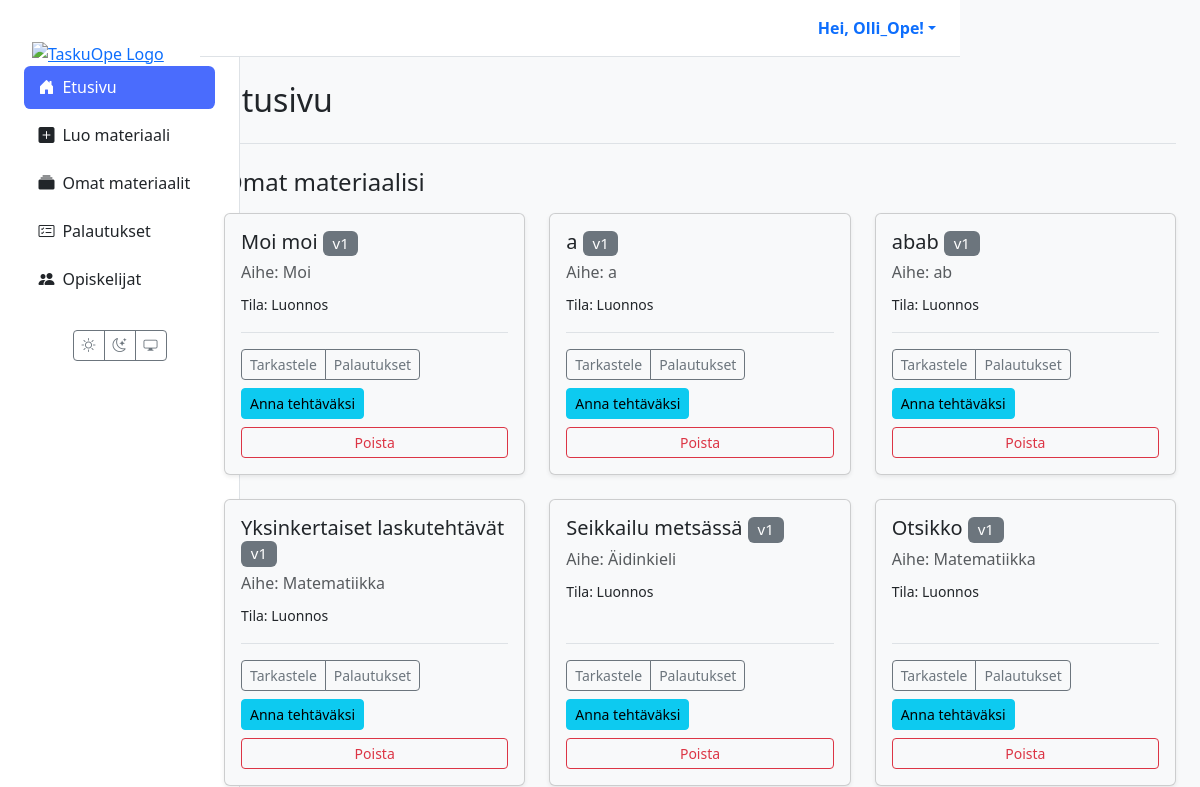
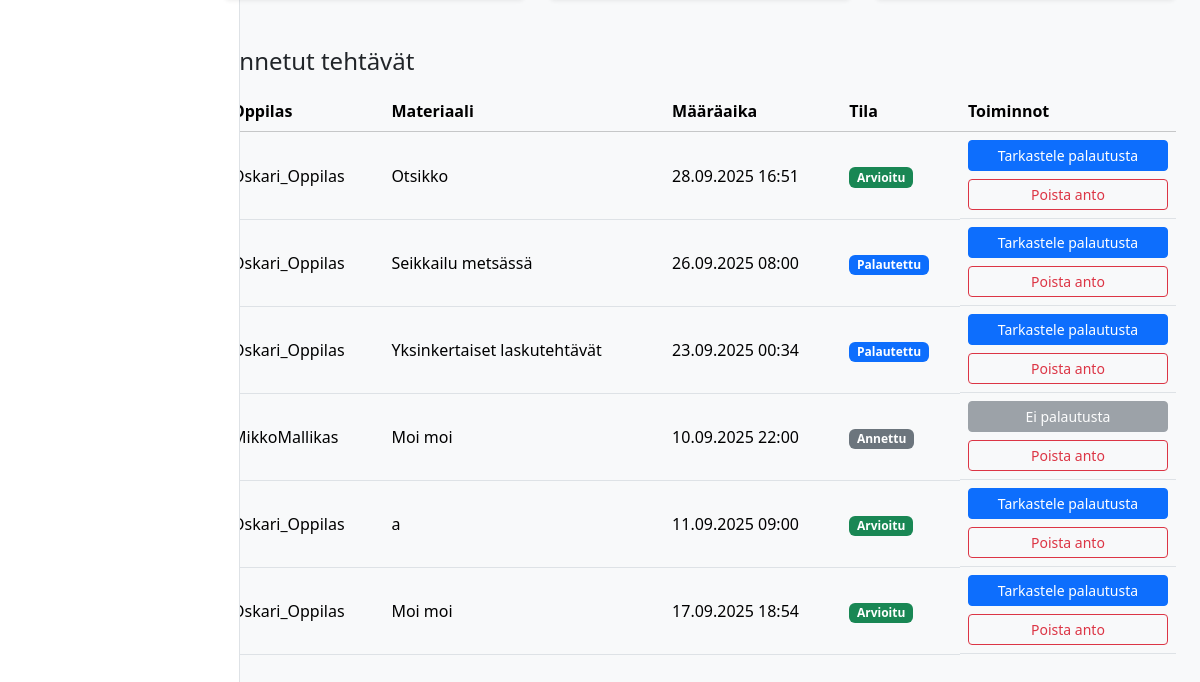
The app's page / (signed in), older data (2 pictures, top to bottom).
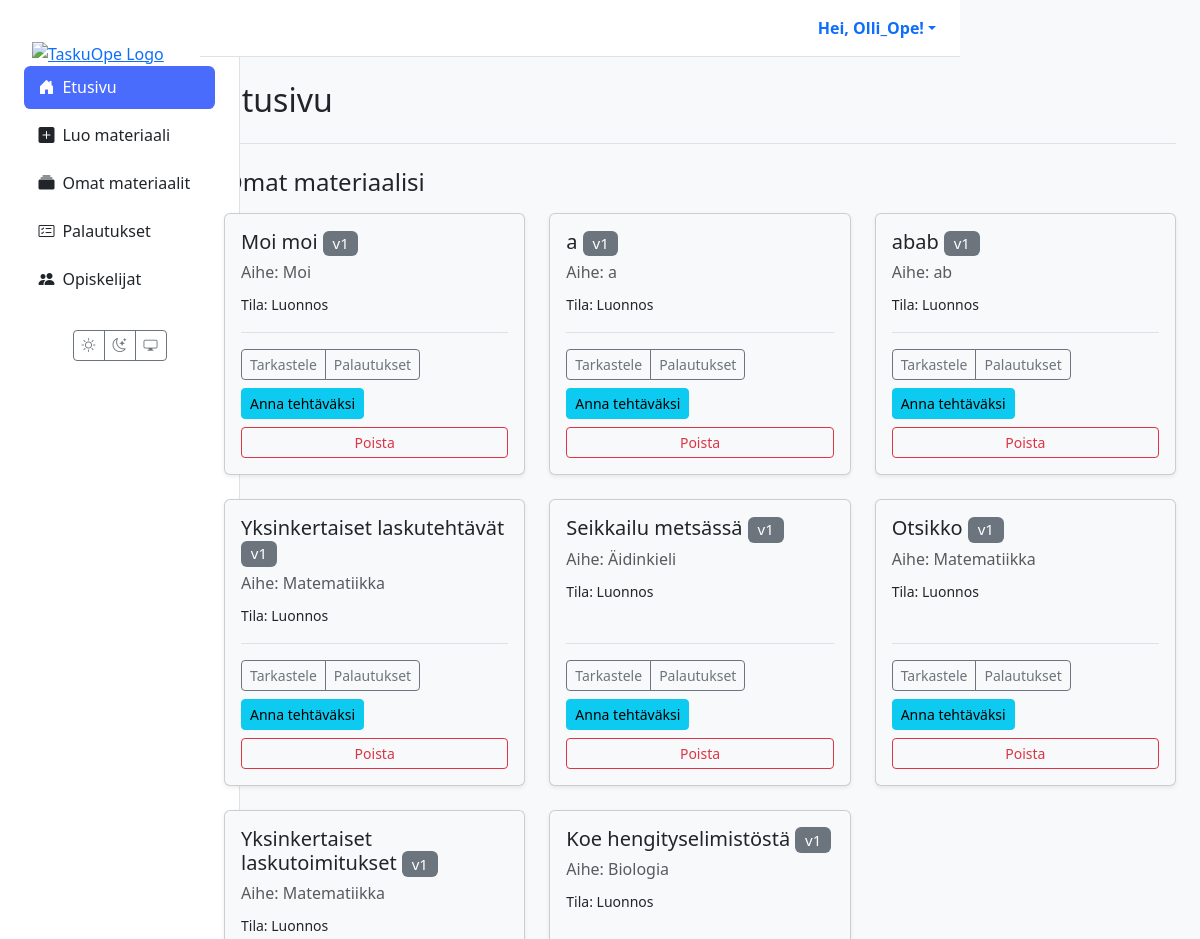
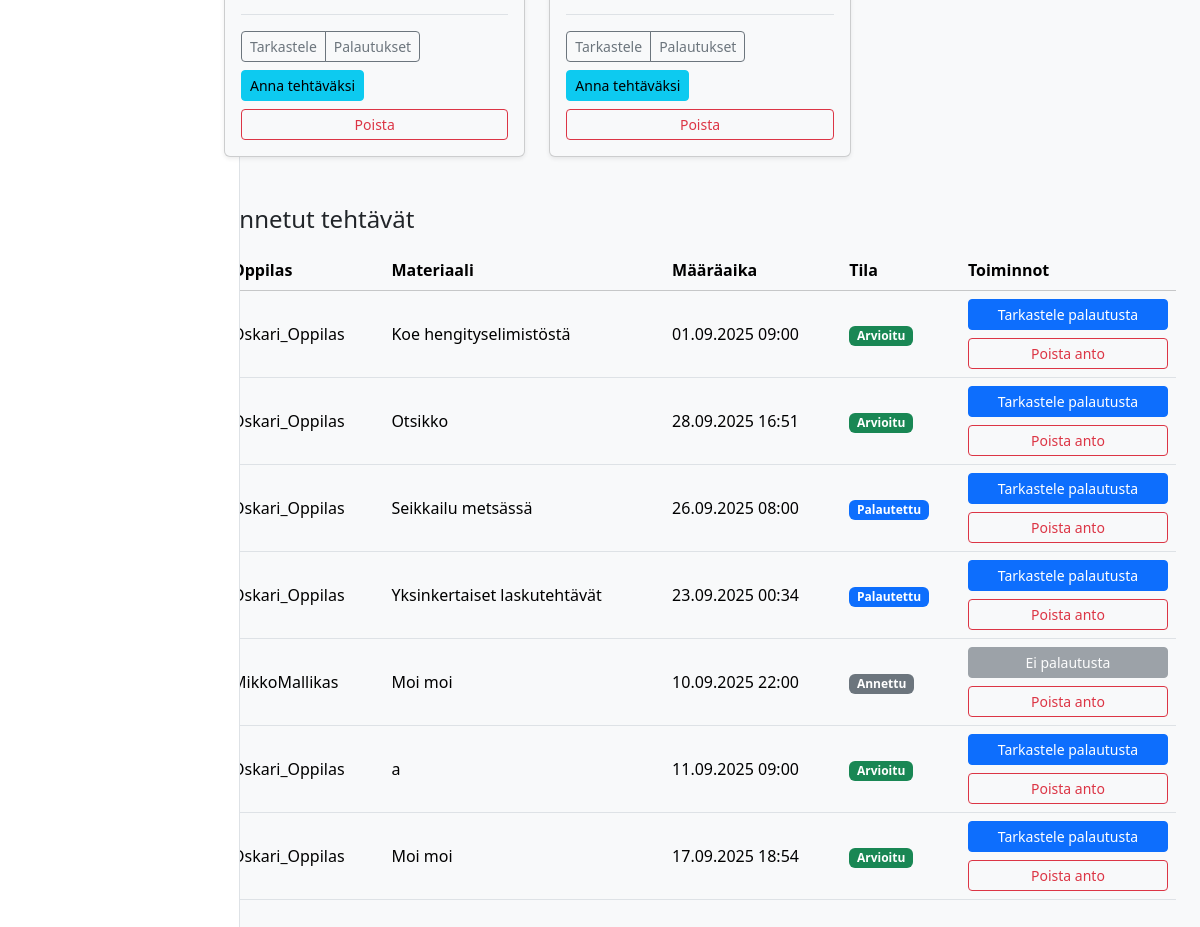
The same page, newer data (2 pictures, top to bottom).
### users/models.py (models this page shows)
class CustomUser(AbstractUser):
    class Role(models.TextChoices):
        TEACHER = 'TEACHER', 'Teacher'
        STUDENT = 'STUDENT', 'Student'
    role = models.CharField(max_length=50, choices=Role.choices, default=Role.STUDENT)
    grade_class = models.PositiveSmallIntegerField(
        verbose_name="Luokka-aste",
        null=True,  # Salli tyhjä arvo (esim. opettajat)
        blank=True, # Ei pakollinen lomakkeissa
        choices=[(i, f"{i}. luokka") for i in range(1, 10)] # Valinnat 1-9
    )

### materials/models.py (models this page shows, shortened)
class Material(models.Model):
    class MaterialType(models.TextChoices):
        TASK = 'tehtävä', _('Tehtävä')
        LEARNING_MATERIAL = 'oppimateriaali', _('Oppimateriaali')
        TEST = 'testi', _('Testi')
        EXAM = 'koe', _('Koe')
        VIDEO = 'video', _('Video')
        GAME = 'peli', _('Peli')
    class Status(models.TextChoices):
        DRAFT = 'DRAFT', _('Luonnos')
        PENDING_APPROVAL = 'PENDING', _('Odottaa hyväksyntää')
        APPROVED = 'APPROVED', _('Hyväksytty')
        REJECTED = 'REJECTED', _('Hylätty')
    GRADE_CHOICES = [(str(i), f"{i}. luokka") for i in range(1, 10)]
    id = models.UUIDField(primary_key=True, default=uuid.uuid4, editable=False)
    title = models.CharField(max_length=255, verbose_name=_("Otsikko"))
    content = models.TextField(
        verbose_name=_("Sisältö"),
        help_text=_("Raakasisältö, esim. AI:n tuottama teksti.")
    )
    structured_content = models.JSONField(
        null=True,
        blank=True,
        verbose_name=_("Jäsennelty sisältö"),
        help_text=_("Esim. monivalinnat tai tehtävän rakenne JSON-muodossa.")
    )
    material_type = models.CharField(
        max_length=50,
        choices=MaterialType.choices,
        default=MaterialType.TASK,
        verbose_name=_("Materiaalin tyyppi"),
    )
    subject = models.CharField(max_length=100, null=True, blank=True, verbose_name=_("Aine"))
    grade_level = models.CharField(
        max_length=20,
        choices=GRADE_CHOICES,
        null=True,
        blank=True,
        verbose_name=_("Luokka-aste"),
    )
    audience = models.JSONField(
        null=True,
        blank=True,
        verbose_name=_("Kohderyhmä"),
        help_text=_("Esim. {'learning_styles': ['visuaalinen'], 'languages': ['fi']}")
    )
    author = models.ForeignKey(
        settings.AUTH_USER_MODEL,
        related_name='authored_materials',
        on_delete=models.CASCADE,
        limit_choices_to={'role': 'TEACHER'},
        verbose_name=_("Tekijä (opettaja)"),
    )
    prompt = models.ForeignKey(
        Prompt,
        on_delete=models.SET_NULL,
        null=True,
        blank=True,
        verbose_name=_("Kehoite"),
    )
    status = models.CharField(
        max_length=50,
        choices=Status.choices,
        default=Status.DRAFT,
        verbose_name=_("Tila"),
    )
    version = models.IntegerField(default=1, verbose_name=_("Versio"))
    parent = models.ForeignKey(
        'self',
        on_delete=models.SET_NULL,
        null=True,
        blank=True,
        related_name='versions',
        verbose_name=_("Edellinen versio"),
    )
    created_at = models.DateTimeField(auto_now_add=True, verbose_name=_("Luotu"))
    updated_at = models.DateTimeField(auto_now=True, verbose_name=_("Päivitetty"))
    class Meta:
        verbose_name = _("Materiaali")
        verbose_name_plural = _("Materiaalit")

class Assignment(models.Model):
    class Status(models.TextChoices):
        ASSIGNED = "ASSIGNED", _("Annettu")
        IN_PROGRESS = "IN_PROGRESS", _("Kesken")
        SUBMITTED = "SUBMITTED", _("Palautettu")
        GRADED = "GRADED", _("Arvioitu")
    id = models.UUIDField(primary_key=True, default=uuid.uuid4, editable=False)
    material = models.ForeignKey(Material, on_delete=models.CASCADE, verbose_name=_("Materiaali"))
    student = models.ForeignKey(
        settings.AUTH_USER_MODEL,
        related_name='assignments',
        on_delete=models.CASCADE,
        limit_choices_to={'role': 'STUDENT'},
        verbose_name=_("Oppilas"),
    )
    assigned_by = models.ForeignKey(
        settings.AUTH_USER_MODEL,
        related_name='assigned_tasks',
        on_delete=models.CASCADE,
        limit_choices_to={'role': 'TEACHER'},
        verbose_name=_("Antanut opettaja"),
    )
    due_at = models.DateTimeField(null=True, blank=True, verbose_name=_("Määräaika"))
    status = models.CharField(max_length=20, choices=Status.choices, default=Status.ASSIGNED, verbose_name=_("Tila"))
    draft_response = models.TextField(blank=True, null=True, verbose_name=_("Luonnosvastaus"))
    created_at = models.DateTimeField(auto_now_add=True, verbose_name=_("Luotu"))
    class Meta:
        constraints = [
            models.UniqueConstraint(fields=['material', 'student'], name='unique_assignment_per_student'),
        ]
        indexes = [
            models.Index(fields=['status']),
            models.Index(fields=['due_at']),
            models.Index(fields=['student']),
            models.Index(fields=['assigned_by']),
        ]
        verbose_name = _("Tehtävänanto")
        verbose_name_plural = _("Tehtävänannot")

### materials/views.py (the view, shortened to what this page needs)
# urls.py: path("", views.dashboard_view, name='dashboard'),
@login_required(login_url='kirjaudu')
def dashboard_view(request):
    user = request.user
    if user.role == 'TEACHER':
        materials = Material.objects.filter(author=user)
        assignments = (
            Assignment.objects
            .filter(assigned_by=user)
            .select_related('material', 'student')
            .order_by('-created_at')
        )
        context = {'materials': materials, 'assignments': assignments}
        return render(request, 'dashboard/teacher.html', context)
    return redirect('kirjaudu')

### templates/dashboard/teacher.html (shortened to what this page needs)
{% extends 'partials/base.html' %}
{% load static %}
{% block extra_css %}
<link rel="stylesheet" href="{% static 'css/tasks.css' %}">
{% endblock %}
{% block content %}
<div class="container-fluid">
  <div class="mb-4 border-bottom pb-3">
    <h1 class="h2">Etusivu</h1>
  </div>
  <section class="materials-list mb-5">
    <h2 class="h4 mb-3">Omat materiaalisi</h2>
    <div class="row row-cols-1 row-cols-md-2 row-cols-xl-3 g-4">
      {% for m in materials %}
      <div class="col">
        <div class="card h-100 shadow-sm">
          <div class="card-body d-flex flex-column">
            <h5 class="card-title">
              {{ m.title }} <span class="badge bg-secondary fw-normal">v{{ m.version }}</span>
            </h5>
            <p class="card-subtitle mb-2 text-muted">Aihe: {{ m.subject|default:'Ei määritelty' }}</p>
            <p class="card-text"><small>Tila: {{ m.get_status_display }}</small></p>
            <div class="mt-auto pt-3 border-top">
              <div class="d-flex justify-content-between align-items-center flex-wrap gap-2">
                <div class="btn-group">
                  <a class="btn btn-sm btn-outline-secondary" href="{% url 'material_detail' material_id=m.id %}">Tarkastele</a>
                  <a class="btn btn-sm btn-outline-secondary" href="{% url 'view_submissions' material_id=m.id %}">Palautukset</a>
                </div>
                <a class="btn btn-sm btn-info" href="{% url 'assign_material' material_id=m.id %}">Anna tehtäväksi</a>
              </div>
              <div class="d-grid mt-2">
                <button type="button"
                        class="btn btn-sm btn-outline-danger"
                        data-bs-toggle="modal"
                        data-bs-target="#confirmDeleteModal"
                        data-title="{{ m.title }}"
                        data-action="{% url 'delete_material' material_id=m.id %}">
                  Poista
                </button>
              </div>
            </div>
          </div>
        </div>
      </div>
      {% endfor %}
    </div>
  </section>
  <section class="assignments-list" id="annetut-tehtavat">
    <h2 class="h4 mb-3">Annetut tehtävät</h2>
    <table class="table table-hover align-middle tasks">
      <thead class="table-light">
        <tr>
          <th scope="col">Oppilas</th>
          <th scope="col">Materiaali</th>
          <th scope="col">Määräaika</th>
          <th scope="col">Tila</th>
          <th scope="col">Toiminnot</th>
        </tr>
      </thead>
      <tbody>
        {% for assignment in assignments %}
        <tr>
          <td data-label="Oppilas">{{ assignment.student.get_full_name|default:assignment.student.username }}</td>
          <td data-label="Materiaali">{{ assignment.material.title }}</td>
          <td data-label="Määräaika">{{ assignment.due_at|date:"d.m.Y H:i"|default:"-" }}</td>
          <td data-label="Tila">
            <span class="badge
              {% if assignment.status == 'GRADED' %}bg-success
              {% elif assignment.status == 'SUBMITTED' %}bg-primary
              {% elif assignment.status == 'IN_PROGRESS' %}bg-warning text-dark
              {% else %}bg-secondary{% endif %}">
              {{ assignment.get_status_display }}
            </span>
          </td>
          <td data-label="Toiminnot" class="d-grid gap-2">
            {% with sub=assignment.submissions.last %}
              {% if sub %}
                <a class="btn btn-sm btn-primary" href="{% url 'grade_submission' submission_id=sub.id %}">
                  Tarkastele palautusta
                </a>
              {% else %}
                <button class="btn btn-sm btn-secondary" disabled>Ei palautusta</button>
              {% endif %}
            {% endwith %}
            <button type="button"
                    class="btn btn-sm btn-outline-danger"
                    data-bs-toggle="modal"
                    data-bs-target="#confirmUnassignModal"
                    data-title="{{ assignment.material.title }} – {{ assignment.student.get_full_name|default:assignment.student.username }}"
                    data-action="{% url 'unassign' assignment_id=assignment.id %}">
              Poista anto
            </button>
          </td>
        </tr>
        {% empty %}
        <tr>
          <td colspan="5" class="text-center">
            <div class="alert alert-secondary mb-0">Et ole vielä antanut yhtään tehtävää.</div>
          </td>
        </tr>
        {% endfor %}
      </tbody>
    </table>
  </section>
</div>
{% endblock %}

### templates/partials/base.html (shortened to what this page needs)
{% load static %}
<!DOCTYPE html>
<html lang="fi" data-bs-theme="light">
<head>
  <link href="https://cdn.jsdelivr.net/npm/bootstrap@5.3.2/dist/css/bootstrap.min.css" rel="stylesheet">
  <link rel="stylesheet" href="https://cdn.jsdelivr.net/npm/bootstrap-icons@1.11.3/font/bootstrap-icons.min.css">
  <link rel="stylesheet" href="{% static 'css/style.css' %}">
  {% block extra_css %}{% endblock %}
</head>
<body>
  <div class="container-fluid">
    <div class="row g-0">
      <aside class="col-lg-2 d-none d-lg-flex sidebar position-fixed flex-column h-100">
        <div class="flex-column w-100">
          <a href="{% url 'dashboard' %}" class="px-3 pt-3 d-block">
            <img src="{% static 'images/logo1.png' %}" alt="TaskuOpe Logo" class="img-fluid">
          </a>
          {% with nm=request.resolver_match.url_name %}
          <nav class="nav nav-pills flex-column mb-4 px-2">
            <a href="{% url 'dashboard' %}" class="nav-link {% if nm == 'dashboard' %}active{% endif %}">
              <i class="bi bi-house-door-fill me-2"></i>Etusivu
            </a>
            {% if request.user.is_authenticated and request.user.role == 'STUDENT' %}
              <a href="{% url 'student_assignments' %}" class="nav-link {% if nm == 'student_assignments' %}active{% endif %}">
                <i class="bi bi-list-check me-2"></i>Omat tehtävät
              </a>
              <a href="{% url 'student_grades' %}" class="nav-link {% if nm == 'student_grades' %}active{% endif %}">
                <i class="bi bi-award me-2"></i>Palautukset & arvioinnit
              </a>
            {% elif request.user.is_authenticated and request.user.role == 'TEACHER' %}
              <a href="{% url 'create_material' %}" class="nav-link {% if nm == 'create_material' %}active{% endif %}">
                <i class="bi bi-plus-square-fill me-2"></i>Luo materiaali
              </a>
              <a href="{% url 'material_list' %}" class="nav-link {% if nm == 'material_list' %}active{% endif %}">
                <i class="bi bi-collection-fill me-2"></i>Omat materiaalit
              </a>
              <a href="{% url 'view_all_submissions' %}" class="nav-link {% if nm == 'view_all_submissions' %}active{% endif %}">
                <i class="bi bi-card-checklist me-2"></i>Palautukset
              </a>
                  <a href="{% url 'teacher_student_list' %}" class="nav-link {% if nm == 'teacher_student_list' %}active{% endif %}">
                    <i class="bi bi-people-fill me-2"></i>Opiskelijat
                  </a>
                  {% endif %}
              </nav>
          {% endwith %}
          <div class="mt-auto text-center pb-3">
            <div class="btn-group">
              <button id="theme-light" class="btn btn-outline-secondary btn-sm" aria-label="Vaalea teema"><i class="bi bi-sun"></i></button>
              <button id="theme-dark" class="btn btn-outline-secondary btn-sm" aria-label="Tumma teema"><i class="bi bi-moon-stars"></i></button>
              <button id="theme-system" class="btn btn-outline-secondary btn-sm" aria-label="Järjestelmän teema"><i class="bi bi-display"></i></button>
            </div>
          </div>
        </div>
      </aside>
      <main class="col-lg-10 ms-auto main-content">
        <header class="main-header d-none d-lg-flex justify-content-end align-items-center px-4 py-3">
          <div class="dropdown">
            <a href="#" class="d-flex align-items-center text-decoration-none dropdown-toggle" data-bs-toggle="dropdown">
              <strong>Hei, {{ user.get_full_name|default:user.username }}!</strong>
            </a>
          </div>
        </header>
        <div class="p-4 page-content-wrapper">
          {% block content %}{% endblock %}
        </div>
      </main>
    </div>
  </div>
</body>
</html>

### TaskuOpe/static/css/style.css (style rules this page uses)
[data-bs-theme="light"] { --bg-color: #f8f9fa; --card-bg-color: #ffffff; --text-color: #212529; --border-color: #dee2e6; --bs-body-bg: var(--bg-color); --bs-body-color: var(--text-color); --bs-border-color: var(--border-color); --bs-card-bg: var(--card-bg-color); }
.sidebar { background-color: var(--card-bg-color); border-right: 1px solid var(--border-color); min-height: 100vh; width: 240px; padding: 1.5rem 1rem; display: flex; flex-direction: column; }
.sidebar .nav-link { color: var(--text-color); font-weight: 500; padding: 0.6rem 0.9rem; border-radius: 0.4rem; margin-bottom: 0.3rem; transition: background 0.2s; }
.sidebar .nav-link.active { background-color: #4a6cfd; color: #fff; }
.main-header { background-color: var(--card-bg-color); color: var(--text-color); border-bottom: 1px solid var(--border-color); padding: 0.75rem 1.5rem; }
.card { max-width: 100%; box-sizing: border-box; }
.card { transition: transform .12s ease, box-shadow .12s ease; }
@media (min-width: 992px) { .row > .sidebar { width: 240px; } }
@media (min-width: 992px) { main.main-content { margin-left: 240px; padding-left: 0; } }
:root { --sidebar-w: 240px; }
@media (min-width: 992px) { .container-fluid { padding-left: 0; padding-right: 0; } }
@media (min-width: 992px) { .sidebar { top: 0; left: 0; width: var(--sidebar-w); } }
@media (min-width: 992px) { main.main-content { margin-left: var(--sidebar-w); } }
@media (min-width: 992px) { .main-header { position: sticky; top: 0; z-index: 1030; width: calc(100% - var(--sidebar-w)); } }
.main-content .page-content-wrapper { padding-top: 60px; }
@media (min-width: 992px) { .sidebar { position: fixed; top: 0; left: 0; width: 240px; height: 100vh; } }
@media (min-width: 992px) { .main-content { margin-left: 240px; } }
@media (min-width: 992px) { .main-content .page-content-wrapper { padding-top: 0; } }

### TaskuOpe/static/css/tasks.css (style rules this page uses)
.tasks { width: 100%; }

Row changes from the older to the newer data that the page shows:
added Material: title "Yksinkertaiset laskutoimitukset", version "1", subject "Matematiikka", status "Luonnos"
added Material: title "Koe hengityselimistöstä", version "1", subject "Biologia", status "Luonnos"
added Assignment: student.get_full_name "Oskari_Oppilas", material "Koe hengityselimistöstä", due_at "01.09.2025 09:00", status "Arvioitu", shows "Tarkastele palautusta"
